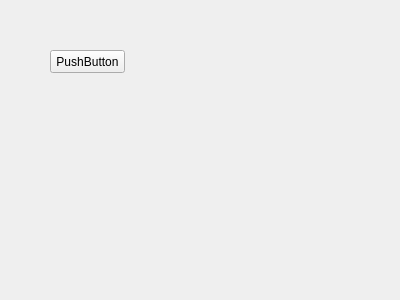
<?xml version="1.0" encoding="UTF-8"?>
<ui version="4.0">
 <class>About</class>
 <widget class="QWidget" name="About">
  <property name="geometry">
   <rect>
    <x>0</x>
    <y>0</y>
    <width>400</width>
    <height>300</height>
   </rect>
  </property>
  <property name="windowTitle">
   <string>Form</string>
  </property>
  <widget class="QPushButton" name="pushButton">
   <property name="geometry">
    <rect>
     <x>50</x>
     <y>50</y>
     <width>75</width>
     <height>23</height>
    </rect>
   </property>
   <property name="text">
    <string>PushButton</string>
   </property>
  </widget>
 </widget>
 <resources/>
 <connections/>
</ui>
